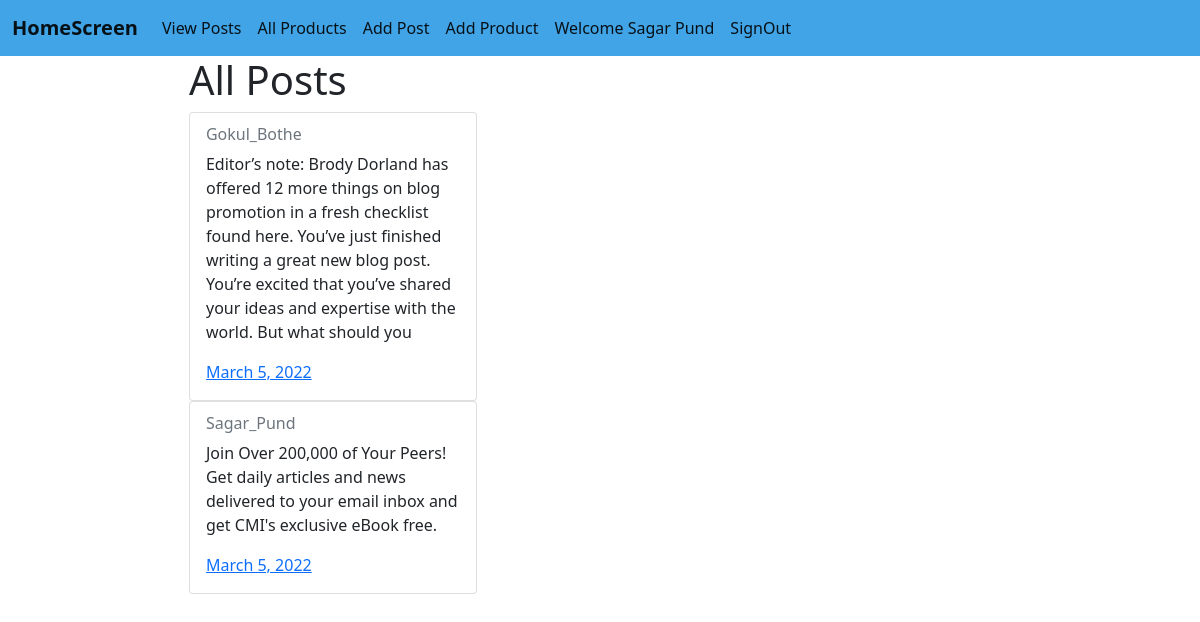
Page /post-list/ (signed in) on the committed database.
### User/models.py (models this page shows, shortened)
class Post(models.Model):
    user=models.ForeignKey(User,on_delete=models.CASCADE)
    text = models.CharField(max_length=255,)
    created_at=models.DateField(auto_now_add=True)
    updated_at=models.DateField(auto_now_add=True)

### User/views.py (the view)
# urls.py: path('post-list/',PostListView, name='post-list'),
def PostListView(request):
    post_menu_list = Post.objects.all()
    return render(request, 'User/PostView.html', {'post_menu_list': post_menu_list})

### User/templates/User/PostView.html (shortened to what this page needs)
{% extends 'User/base.html' %}
{% block content %}
 <div style="margin-left: 5cm;">
<h1 class="ml"> All Posts </h1>
{% for item in post_menu_list %}
<div class="card" style="width: 18rem;">
    <div class="card-body">
      <h6 class="card-subtitle mb-2 text-muted">{{item.user.first_name}}_{{item.user.last_name}} </h6>
      <p class="card-text">{{item.text}}</p>
      <a href="#" class="card-link">{{item.created_at}}</a>
    </div>
  </div>
  {% endfor %}
</div>
{% endblock %}

### User/templates/User/base.html (shortened to what this page needs)
<!doctype html>
<html lang="en">
    {% load static %}
  <head>
    <link href="https://cdn.jsdelivr.net/npm/bootstrap@5.1.3/dist/css/bootstrap.min.css" rel="stylesheet">
  </head>
  <body>
    <nav class="navbar navbar-expand-lg navbar-light  " style="background-color: rgb(65, 164, 230);">
        <div class="container-fluid">
          <a class="navbar-brand"  style="font-size:80; font-weight: bold;" href="{% url 'dashboard' %}">HomeScreen</a>
          <div class="collapse navbar-collapse" id="navbarNav">
            <ul class="navbar-nav">
                <li class="nav-item">
                    <a class="nav-link active" aria-current="page" href="{% url 'post-list' %}">View Posts</a>
                  </li>
              <li class="nav-item">
                <a class="nav-link active" aria-current="page" href="{% url 'product-list' %}">All Products</a>
              </li>
          {% if user.is_authenticated %}
          <li class="nav-item">
            <a class="nav-link active" aria-current="page" href="{% url 'add_post' %}">Add Post</a>
          </li>
          <li class="nav-item">
            <a class="nav-link active" aria-current="page" href="{% url 'add_product' %}">Add Product</a>
          </li>
          <li class="nav-item">
            <a class="nav-link active" aria-current="page" href="#">Welcome {{ user.first_name }} {{ user.last_name }}</a>
          </li>
          <li class="nav-item">
            <a class="nav-link active" aria-current="page" href="{% url 'logout' %}">SignOut</a>
          </li>
          {% endif %}
            </ul>
          </div>
        </div>
      </nav>
    {% block content %}
        {% endblock %}
  </body>
</html>

### rows in the picture
Post: user.first_name "Gokul", user.last_name "Bothe", text "Editor’s note: Brody Dorland has offered 12 more things on blog promotion in a fresh checklist found here. You’ve just finished writing a great new blog post. You’re excited that you’ve shared your ideas and expertise with the world. But what should you", created_at "March 5, 2022"
Post: user.first_name "Sagar", user.last_name "Pund", text "Join Over 200,000 of Your Peers! Get daily articles and news delivered to your email inbox and get CMI's exclusive eBook free.", created_at "March 5, 2022"

### other values in the picture
{{ user.first_name }} "Sagar"
{{ user.last_name }} "Pund"
